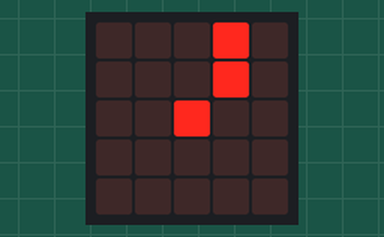
Recording of a program running on a simulated BBC micro:bit running MicroPython. Shown: the board's 5×5 LED display.

Above: at 0.1 s.
At 1.1 s:
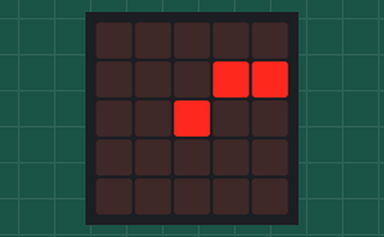
At 2.1 s:
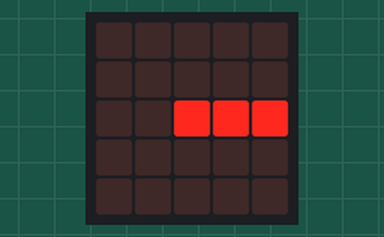
At 3.1 s:
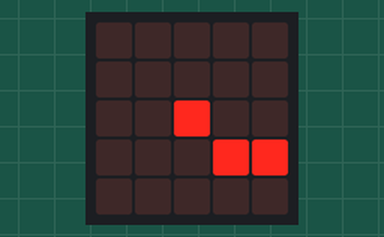
At 5.1 s:
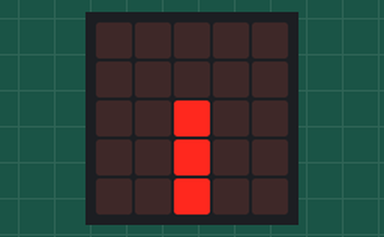
At 7.1 s:
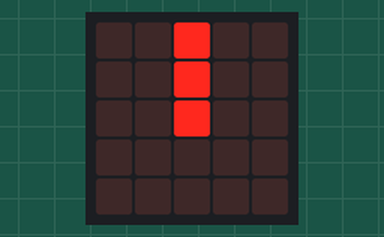

Measured:
- what the display in image 1 shows lasts 1.0 s, from 1.0 s to 2.0 s

The program:

timerTest.py
```python
# Add your Python code here. E.g.
from microbit import *

t0 = running_time()

def getTime():
    return running_time() - t0

def resetTime():
    global t0
    t0 = running_time()

state = 0
while True:
    if(getTime() > 1000):
        resetTime()
        state += 1

    # if(t0 > 1000):
    #     display.show(Image.CLOCK11)

    # if(t0 > 8000):
    #     display.show(Image.CLOCK9)
    # if(running_time() > 8000):
    #     display.show(Image.CLOCK8)

    if(state == 0):
        display.show(Image.CLOCK1)
    elif(state == 1):
        display.show(Image.CLOCK2)
    elif(state == 2):
        display.show(Image.CLOCK3)
    elif(state == 3):
        display.show(Image.CLOCK4)
    elif(state == 4):
        display.show(Image.CLOCK5)
    elif(state == 5):
        display.show(Image.CLOCK6)
    elif(state == 6):
        display.show(Image.CLOCK7)
    else:
        display.show(Image.CLOCK12)
```
